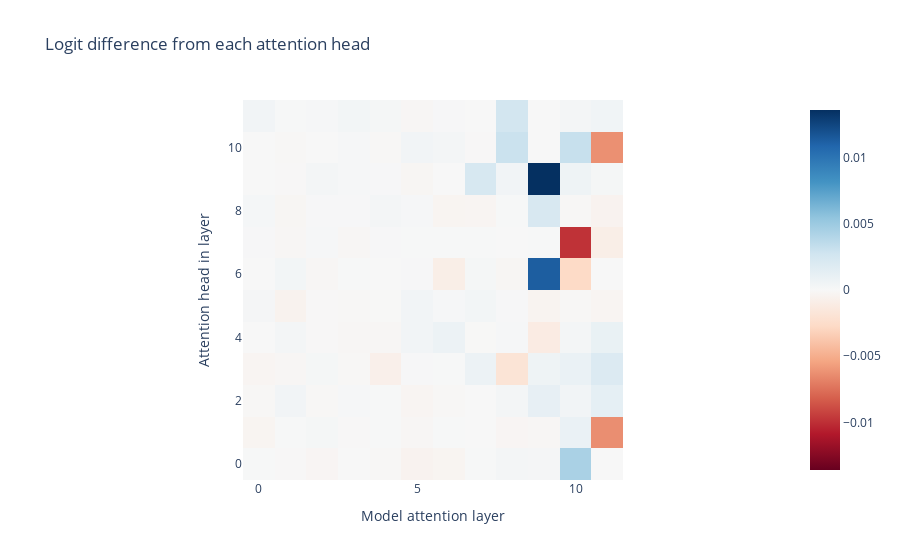

The notebook cell saved with this chart:
### Markdown cell above
#### Layer attribution

The contribution of each attention layer (within the attention block) can be decomposed into the outputs of each attention head.

Decomposition of an attention layer:
* Each attention layer consists of 12 independent heads.
* In GPT2, this gives a total of 144 attention heads.
* The attention layer output is calculated by concatenating the values of each head, and multiplying by a weight matrix.
* This is equivalent to splitting the weight matrix and computing weighted values on a per-head basis, then summing (plus a bias).

### Code cell
per_head_residual_stream, component_labels = activation_cache.stack_head_results(
    layer=-1,
    pos_slice=-1,
    return_labels=True,
)

per_head_logit_differences = residual_stream_to_logit_diff(
    per_head_residual_stream,
    activation_cache,
    logit_difference_directions
)

per_head_logit_differences = einops.rearrange(
    per_head_logit_differences,
    "(layer head_index) -> layer head_index",
    layer=model.cfg.n_layers,
    head_index=model.cfg.n_heads,
)

per_head_logit_differences = utils.to_numpy(per_head_logit_differences)
transposed_per_head_logit_differences = per_head_logit_differences.T

px.imshow(
    transposed_per_head_logit_differences,
    color_continuous_midpoint=0.0,
    color_continuous_scale="RdBu",
    title="Logit difference from each attention head",
    labels={"x": "Model attention layer", "y": "Attention head in layer"},
    origin="lower",
).show()

### Figure 1 — Plotly figure (JSON) as saved in the notebook; plotly's stock layout.template omitted (floating-point values rounded to 4 significant figures; data arrays with more than 128 entries replaced by an {"elided": "..."} marker saying what was removed)
{"data": [{"coloraxis": "coloraxis", "hovertemplate": "Model attention layer: %{x}<br>Attention head in layer: %{y}<br>color: %{z}<extra></extra>", "name": "0", "type": "heatmap", "xaxis": "x", "yaxis": "y", "z": {"elided": "12x12 float values"}}], "layout": {"coloraxis": {"cmid": 0, "colorscale": [[0, "rgb(103,0,31)"], [0.1, "rgb(178,24,43)"], [0.2, "rgb(214,96,77)"], [0.3, "rgb(244,165,130)"], [0.4, "rgb(253,219,199)"], [0.5, "rgb(247,247,247)"], [0.6, "rgb(209,229,240)"], [0.7, "rgb(146,197,222)"], [0.8, "rgb(67,147,195)"], [0.9, "rgb(33,102,172)"], [1, "rgb(5,48,97)"]]}, "title": {"text": "Logit difference from each attention head"}, "xaxis": {"anchor": "y", "constrain": "domain", "domain": [0, 1], "scaleanchor": "y", "title": {"text": "Model attention layer"}}, "yaxis": {"anchor": "x", "autorange": true, "constrain": "domain", "domain": [0, 1], "title": {"text": "Attention head in layer"}}}}
